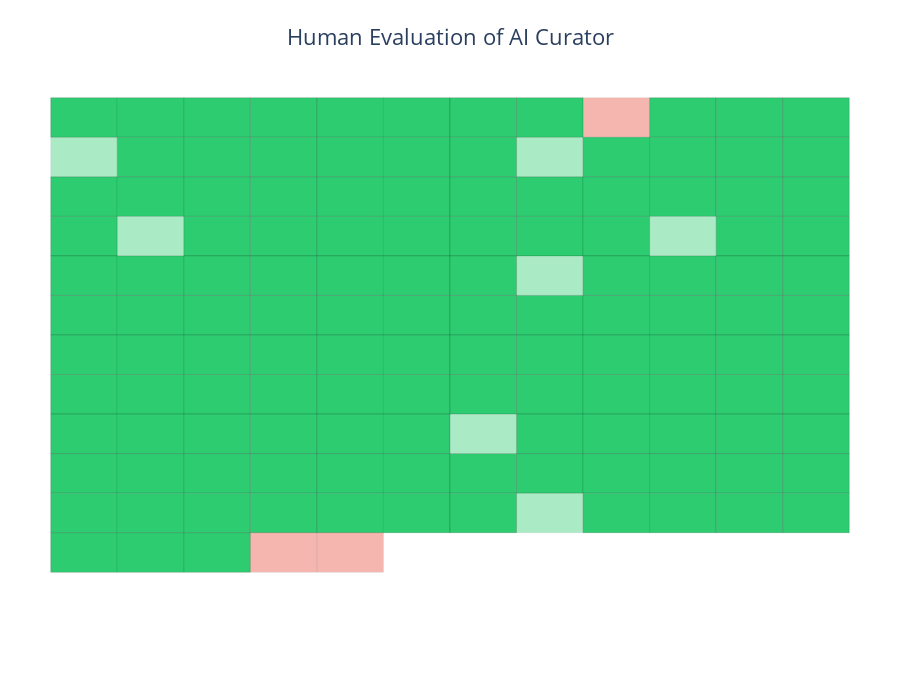

Notebook code cell kept with this figure:
### Code cell
import pandas as pd
import numpy as np
import plotly.graph_objects as go

# --- Data Preparation ---
df['interaction_type'] = df['interaction_type'].str.upper()
df['Inhibiting/Activating?'] = df['Inhibiting/Activating?'].str.upper()
df['Agreement'] = df['interaction_type'] == df['Inhibiting/Activating?']

# Color and opacity mappings
df['color'] = df['Is the interaction valid?'].map({'Yes': '#2ECC71', 'No': '#E74C3C'})
df['opacity'] = df['Agreement'].map({True: 1.0, False: 0.4})

# Grid layout (auto-scaling)
n = len(df)
cols = int(np.ceil(np.sqrt(n)))
rows = int(np.ceil(n / cols))
df['x'] = np.tile(np.arange(cols), rows)[:n]
df['y'] = np.repeat(np.arange(rows), cols)[:n]

# --- Plot Setup ---
fig = go.Figure()

# Squares (tiles)
for _, row in df.iterrows():
    fig.add_shape(
        type='rect',
        x0=row['x'], x1=row['x'] + 1,
        y0=row['y'], y1=row['y'] + 1,
        line=dict(width=0.5, color='rgba(0,0,0,0.3)'),
        fillcolor=row['color'],
        opacity=row['opacity'],
        layer='below'
    )

# Hover points (for tooltips)
fig.add_trace(go.Scatter(
    x=df['x'] + 0.5,
    y=df['y'] + 0.5,
    mode='markers',
    marker=dict(size=0.1, opacity=0),
    hoverinfo='text',
    hovertext=[
        f"<b>PMID:</b> {pmid}<br>"
        f"<b>Drug:</b> {drug}<br>"
        f"<b>Gene:</b> {gene}<br>"
        f"<b>Valid:</b> {valid}<br>"
        f"<b>Agreement:</b> {'Yes' if agree else 'No'}<br>"
        f"<b>Source:</b> {src}"
        for pmid, drug, gene, valid, agree, src in zip(
            df['pmid'],
            df['drug_name'],
            df['gene_name'],
            df['Is the interaction valid?'],
            df['Agreement'],
            df['Did answer come from abstract or full text?']
        )
    ]
))

# --- Layout ---
fig.update_layout(
    title=dict(
        text="Human Evaluation of AI Curator",
        x=0.5, xanchor='center', font=dict(size=22)
    ),
    xaxis=dict(visible=False),
    yaxis=dict(visible=False, autorange='reversed'),
    plot_bgcolor='white',
    width=900,
    height=700,
    margin=dict(l=40, r=40, t=90, b=120),
    showlegend=False,
)

# --- Add legend BELOW chart ---
legend_items = [
    ("#2ECC71", 1.0, "Valid & Agree"),
    ("#2ECC71", 0.4, "Valid but Disagree"),
    ("#E74C3C", 1.0, "Invalid & Agree"),
    ("#E74C3C", 0.4, "Invalid & Disagree")
]

# Legend positioned in figure coordinates below the mosaic
legend_y = -0.15
for i, (color, opacity, label) in enumerate(legend_items):
    x_offset = (i - 1.5) * 1.8  # spread out evenly
    fig.add_shape(
        type="rect",
        xref="paper", yref="paper",
        x0=0.5 + x_offset - 0.05, x1=0.5 + x_offset + 0.05,
        y0=legend_y, y1=legend_y + 0.05,
        fillcolor=color, opacity=opacity,
        line=dict(width=1, color='black')
    )
    fig.add_annotation(
        xref="paper", yref="paper",
        x=0.5 + x_offset + 0.08, y=legend_y + 0.025,
        text=label,
        showarrow=False,
        xanchor='left',
        yanchor='middle',
        font=dict(size=12)
    )

fig.show()
# --- SAVE STATIC IMAGE ---
fig.write_image("ai_curation_mosaic.png", scale=4, width=1800, height=1400)

### Figure 1 — Plotly figure (JSON) as saved in the notebook; plotly's stock layout.template omitted (floating-point values rounded to 4 significant figures; data arrays with more than 128 entries replaced by an {"elided": "..."} marker saying what was removed)
{"data": [{"hoverinfo": "text", "hovertext": {"elided": "137 str values"}, "marker": {"opacity": 0, "size": 0.1}, "mode": "markers", "type": "scatter", "x": {"elided": "137 float values"}, "y": {"elided": "137 float values"}}], "layout": {"annotations": [{"font": {"size": 12}, "showarrow": false, "text": "Valid & Agree", "x": -2.12, "xanchor": "left", "xref": "paper", "y": -0.125, "yanchor": "middle", "yref": "paper"}, {"font": {"size": 12}, "showarrow": false, "text": "Valid but Disagree", "x": -0.32, "xanchor": "left", "xref": "paper", "y": -0.125, "yanchor": "middle", "yref": "paper"}, {"font": {"size": 12}, "showarrow": false, "text": "Invalid & Agree", "x": 1.48, "xanchor": "left", "xref": "paper", "y": -0.125, "yanchor": "middle", "yref": "paper"}, {"font": {"size": 12}, "showarrow": false, "text": "Invalid & Disagree", "x": 3.28, "xanchor": "left", "xref": "paper", "y": -0.125, "yanchor": "middle", "yref": "paper"}], "height": 700, "margin": {"b": 120, "l": 40, "r": 40, "t": 90}, "plot_bgcolor": "white", "shapes": [{"fillcolor": "#2ECC71", "layer": "below", "line": {"color": "rgba(0,0,0,0.3)", "width": 0.5}, "opacity": 1, "type": "rect", "x0": 0, "x1": 1, "y0": 0, "y1": 1}, {"fillcolor": "#2ECC71", "layer": "below", "line": {"color": "rgba(0,0,0,0.3)", "width": 0.5}, "opacity": 1, "type": "rect", "x0": 1, "x1": 2, "y0": 0, "y1": 1}, {"fillcolor": "#2ECC71", "layer": "below", "line": {"color": "rgba(0,0,0,0.3)", "width": 0.5}, "opacity": 1, "type": "rect", "x0": 2, "x1": 3, "y0": 0, "y1": 1}, {"fillcolor": "#2ECC71", "layer": "below", "line": {"color": "rgba(0,0,0,0.3)", "width": 0.5}, "opacity": 1, "type": "rect", "x0": 3, "x1": 4, "y0": 0, "y1": 1}, {"fillcolor": "#2ECC71", "layer": "below", "line": {"color": "rgba(0,0,0,0.3)", "width": 0.5}, "opacity": 1, "type": "rect", "x0": 4, "x1": 5, "y0": 0, "y1": 1}, {"fillcolor": "#2ECC71", "layer": "below", "line": {"color": "rgba(0,0,0,0.3)", "width": 0.5}, "opacity": 1, "type": "rect", "x0": 5, "x1": 6, "y0": 0, "y1": 1}, {"fillcolor": "#2ECC71", "layer": "below", "line": {"color": "rgba(0,0,0,0.3)", "width": 0.5}, "opacity": 1, "type": "rect", "x0": 6, "x1": 7, "y0": 0, "y1": 1}, {"fillcolor": "#2ECC71", "layer": "below", "line": {"color": "rgba(0,0,0,0.3)", "width": 0.5}, "opacity": 1, "type": "rect", "x0": 7, "x1": 8, "y0": 0, "y1": 1}, {"fillcolor": "#E74C3C", "layer": "below", "line": {"color": "rgba(0,0,0,0.3)", "width": 0.5}, "opacity": 0.4, "type": "rect", "x0": 8, "x1": 9, "y0": 0, "y1": 1}, {"fillcolor": "#2ECC71", "layer": "below", "line": {"color": "rgba(0,0,0,0.3)", "width": 0.5}, "opacity": 1, "type": "rect", "x0": 9, "x1": 10, "y0": 0, "y1": 1}, {"fillcolor": "#2ECC71", "layer": "below", "line": {"color": "rgba(0,0,0,0.3)", "width": 0.5}, "opacity": 1, "type": "rect", "x0": 10, "x1": 11, "y0": 0, "y1": 1}, {"fillcolor": "#2ECC71", "layer": "below", "line": {"color": "rgba(0,0,0,0.3)", "width": 0.5}, "opacity": 1, "type": "rect", "x0": 11, "x1": 12, "y0": 0, "y1": 1}, {"fillcolor": "#2ECC71", "layer": "below", "line": {"color": "rgba(0,0,0,0.3)", "width": 0.5}, "opacity": 0.4, "type": "rect", "x0": 0, "x1": 1, "y0": 1, "y1": 2}, {"fillcolor": "#2ECC71", "layer": "below", "line": {"color": "rgba(0,0,0,0.3)", "width": 0.5}, "opacity": 1, "type": "rect", "x0": 1, "x1": 2, "y0": 1, "y1": 2}, {"fillcolor": "#2ECC71", "layer": "below", "line": {"color": "rgba(0,0,0,0.3)", "width": 0.5}, "opacity": 1, "type": "rect", "x0": 2, "x1": 3, "y0": 1, "y1": 2}, {"fillcolor": "#2ECC71", "layer": "below", "line": {"color": "rgba(0,0,0,0.3)", "width": 0.5}, "opacity": 1, "type": "rect", "x0": 3, "x1": 4, "y0": 1, "y1": 2}, {"fillcolor": "#2ECC71", "layer": "below", "line": {"color": "rgba(0,0,0,0.3)", "width": 0.5}, "opacity": 1, "type": "rect", "x0": 4, "x1": 5, "y0": 1, "y1": 2}, {"fillcolor": "#2ECC71", "layer": "below", "line": {"color": "rgba(0,0,0,0.3)", "width": 0.5}, "opacity": 1, "type": "rect", "x0": 5, "x1": 6, "y0": 1, "y1": 2}, {"fillcolor": "#2ECC71", "layer": "below", "line": {"color": "rgba(0,0,0,0.3)", "width": 0.5}, "opacity": 1, "type": "rect", "x0": 6, "x1": 7, "y0": 1, "y1": 2}, {"fillcolor": "#2ECC71", "layer": "below", "line": {"color": "rgba(0,0,0,0.3)", "width": 0.5}, "opacity": 0.4, "type": "rect", "x0": 7, "x1": 8, "y0": 1, "y1": 2}, {"fillcolor": "#2ECC71", "layer": "below", "line": {"color": "rgba(0,0,0,0.3)", "width": 0.5}, "opacity": 1, "type": "rect", "x0": 8, "x1": 9, "y0": 1, "y1": 2}, {"fillcolor": "#2ECC71", "layer": "below", "line": {"color": "rgba(0,0,0,0.3)", "width": 0.5}, "opacity": 1, "type": "rect", "x0": 9, "x1": 10, "y0": 1, "y1": 2}, {"fillcolor": "#2ECC71", "layer": "below", "line": {"color": "rgba(0,0,0,0.3)", "width": 0.5}, "opacity": 1, "type": "rect", "x0": 10, "x1": 11, "y0": 1, "y1": 2}, {"fillcolor": "#2ECC71", "layer": "below", "line": {"color": "rgba(0,0,0,0.3)", "width": 0.5}, "opacity": 1, "type": "rect", "x0": 11, "x1": 12, "y0": 1, "y1": 2}, {"fillcolor": "#2ECC71", "layer": "below", "line": {"color": "rgba(0,0,0,0.3)", "width": 0.5}, "opacity": 1, "type": "rect", "x0": 0, "x1": 1, "y0": 2, "y1": 3}, {"fillcolor": "#2ECC71", "layer": "below", "line": {"color": "rgba(0,0,0,0.3)", "width": 0.5}, "opacity": 1, "type": "rect", "x0": 1, "x1": 2, "y0": 2, "y1": 3}, {"fillcolor": "#2ECC71", "layer": "below", "line": {"color": "rgba(0,0,0,0.3)", "width": 0.5}, "opacity": 1, "type": "rect", "x0": 2, "x1": 3, "y0": 2, "y1": 3}, {"fillcolor": "#2ECC71", "layer": "below", "line": {"color": "rgba(0,0,0,0.3)", "width": 0.5}, "opacity": 1, "type": "rect", "x0": 3, "x1": 4, "y0": 2, "y1": 3}, {"fillcolor": "#2ECC71", "layer": "below", "line": {"color": "rgba(0,0,0,0.3)", "width": 0.5}, "opacity": 1, "type": "rect", "x0": 4, "x1": 5, "y0": 2, "y1": 3}, {"fillcolor": "#2ECC71", "layer": "below", "line": {"color": "rgba(0,0,0,0.3)", "width": 0.5}, "opacity": 1, "type": "rect", "x0": 5, "x1": 6, "y0": 2, "y1": 3}, {"fillcolor": "#2ECC71", "layer": "below", "line": {"color": "rgba(0,0,0,0.3)", "width": 0.5}, "opacity": 1, "type": "rect", "x0": 6, "x1": 7, "y0": 2, "y1": 3}, {"fillcolor": "#2ECC71", "layer": "below", "line": {"color": "rgba(0,0,0,0.3)", "width": 0.5}, "opacity": 1, "type": "rect", "x0": 7, "x1": 8, "y0": 2, "y1": 3}, {"fillcolor": "#2ECC71", "layer": "below", "line": {"color": "rgba(0,0,0,0.3)", "width": 0.5}, "opacity": 1, "type": "rect", "x0": 8, "x1": 9, "y0": 2, "y1": 3}, {"fillcolor": "#2ECC71", "layer": "below", "line": {"color": "rgba(0,0,0,0.3)", "width": 0.5}, "opacity": 1, "type": "rect", "x0": 9, "x1": 10, "y0": 2, "y1": 3}, {"fillcolor": "#2ECC71", "layer": "below", "line": {"color": "rgba(0,0,0,0.3)", "width": 0.5}, "opacity": 1, "type": "rect", "x0": 10, "x1": 11, "y0": 2, "y1": 3}, {"fillcolor": "#2ECC71", "layer": "below", "line": {"color": "rgba(0,0,0,0.3)", "width": 0.5}, "opacity": 1, "type": "rect", "x0": 11, "x1": 12, "y0": 2, "y1": 3}, {"fillcolor": "#2ECC71", "layer": "below", "line": {"color": "rgba(0,0,0,0.3)", "width": 0.5}, "opacity": 1, "type": "rect", "x0": 0, "x1": 1, "y0": 3, "y1": 4}, {"fillcolor": "#2ECC71", "layer": "below", "line": {"color": "rgba(0,0,0,0.3)", "width": 0.5}, "opacity": 0.4, "type": "rect", "x0": 1, "x1": 2, "y0": 3, "y1": 4}, {"fillcolor": "#2ECC71", "layer": "below", "line": {"color": "rgba(0,0,0,0.3)", "width": 0.5}, "opacity": 1, "type": "rect", "x0": 2, "x1": 3, "y0": 3, "y1": 4}, {"fillcolor": "#2ECC71", "layer": "below", "line": {"color": "rgba(0,0,0,0.3)", "width": 0.5}, "opacity": 1, "type": "rect", "x0": 3, "x1": 4, "y0": 3, "y1": 4}, {"fillcolor": "#2ECC71", "layer": "below", "line": {"color": "rgba(0,0,0,0.3)", "width": 0.5}, "opacity": 1, "type": "rect", "x0": 4, "x1": 5, "y0": 3, "y1": 4}, {"fillcolor": "#2ECC71", "layer": "below", "line": {"color": "rgba(0,0,0,0.3)", "width": 0.5}, "opacity": 1, "type": "rect", "x0": 5, "x1": 6, "y0": 3, "y1": 4}, {"fillcolor": "#2ECC71", "layer": "below", "line": {"color": "rgba(0,0,0,0.3)", "width": 0.5}, "opacity": 1, "type": "rect", "x0": 6, "x1": 7, "y0": 3, "y1": 4}, {"fillcolor": "#2ECC71", "layer": "below", "line": {"color": "rgba(0,0,0,0.3)", "width": 0.5}, "opacity": 1, "type": "rect", "x0": 7, "x1": 8, "y0": 3, "y1": 4}, {"fillcolor": "#2ECC71", "layer": "below", "line": {"color": "rgba(0,0,0,0.3)", "width": 0.5}, "opacity": 1, "type": "rect", "x0": 8, "x1": 9, "y0": 3, "y1": 4}, {"fillcolor": "#2ECC71", "layer": "below", "line": {"color": "rgba(0,0,0,0.3)", "width": 0.5}, "opacity": 0.4, "type": "rect", "x0": 9, "x1": 10, "y0": 3, "y1": 4}, {"fillcolor": "#2ECC71", "layer": "below", "line": {"color": "rgba(0,0,0,0.3)", "width": 0.5}, "opacity": 1, "type": "rect", "x0": 10, "x1": 11, "y0": 3, "y1": 4}, {"fillcolor": "#2ECC71", "layer": "below", "line": {"color": "rgba(0,0,0,0.3)", "width": 0.5}, "opacity": 1, "type": "rect", "x0": 11, "x1": 12, "y0": 3, "y1": 4}, {"fillcolor": "#2ECC71", "layer": "below", "line": {"color": "rgba(0,0,0,0.3)", "width": 0.5}, "opacity": 1, "type": "rect", "x0": 0, "x1": 1, "y0": 4, "y1": 5}, {"fillcolor": "#2ECC71", "layer": "below", "line": {"color": "rgba(0,0,0,0.3)", "width": 0.5}, "opacity": 1, "type": "rect", "x0": 1, "x1": 2, "y0": 4, "y1": 5}, {"fillcolor": "#2ECC71", "layer": "below", "line": {"color": "rgba(0,0,0,0.3)", "width": 0.5}, "opacity": 1, "type": "rect", "x0": 2, "x1": 3, "y0": 4, "y1": 5}, {"fillcolor": "#2ECC71", "layer": "below", "line": {"color": "rgba(0,0,0,0.3)", "width": 0.5}, "opacity": 1, "type": "rect", "x0": 3, "x1": 4, "y0": 4, "y1": 5}, {"fillcolor": "#2ECC71", "layer": "below", "line": {"color": "rgba(0,0,0,0.3)", "width": 0.5}, "opacity": 1, "type": "rect", "x0": 4, "x1": 5, "y0": 4, "y1": 5}, {"fillcolor": "#2ECC71", "layer": "below", "line": {"color": "rgba(0,0,0,0.3)", "width": 0.5}, "opacity": 1, "type": "rect", "x0": 5, "x1": 6, "y0": 4, "y1": 5}, {"fillcolor": "#2ECC71", "layer": "below", "line": {"color": "rgba(0,0,0,0.3)", "width": 0.5}, "opacity": 1, "type": "rect", "x0": 6, "x1": 7, "y0": 4, "y1": 5}, {"fillcolor": "#2ECC71", "layer": "below", "line": {"color": "rgba(0,0,0,0.3)", "width": 0.5}, "opacity": 0.4, "type": "rect", "x0": 7, "x1": 8, "y0": 4, "y1": 5}, {"fillcolor": "#2ECC71", "layer": "below", "line": {"color": "rgba(0,0,0,0.3)", "width": 0.5}, "opacity": 1, "type": "rect", "x0": 8, "x1": 9, "y0": 4, "y1": 5}, {"fillcolor": "#2ECC71", "layer": "below", "line": {"color": "rgba(0,0,0,0.3)", "width": 0.5}, "opacity": 1, "type": "rect", "x0": 9, "x1": 10, "y0": 4, "y1": 5}, {"fillcolor": "#2ECC71", "layer": "below", "line": {"color": "rgba(0,0,0,0.3)", "width": 0.5}, "opacity": 1, "type": "rect", "x0": 10, "x1": 11, "y0": 4, "y1": 5}, {"fillcolor": "#2ECC71", "layer": "below", "line": {"color": "rgba(0,0,0,0.3)", "width": 0.5}, "opacity": 1, "type": "rect", "x0": 11, "x1": 12, "y0": 4, "y1": 5}, {"fillcolor": "#2ECC71", "layer": "below", "line": {"color": "rgba(0,0,0,0.3)", "width": 0.5}, "opacity": 1, "type": "rect", "x0": 0, "x1": 1, "y0": 5, "y1": 6}, {"fillcolor": "#2ECC71", "layer": "below", "line": {"color": "rgba(0,0,0,0.3)", "width": 0.5}, "opacity": 1, "type": "rect", "x0": 1, "x1": 2, "y0": 5, "y1": 6}, {"fillcolor": "#2ECC71", "layer": "below", "line": {"color": "rgba(0,0,0,0.3)", "width": 0.5}, "opacity": 1, "type": "rect", "x0": 2, "x1": 3, "y0": 5, "y1": 6}, {"fillcolor": "#2ECC71", "layer": "below", "line": {"color": "rgba(0,0,0,0.3)", "width": 0.5}, "opacity": 1, "type": "rect", "x0": 3, "x1": 4, "y0": 5, "y1": 6}, {"fillcolor": "#2ECC71", "layer": "below", "line": {"color": "rgba(0,0,0,0.3)", "width": 0.5}, "opacity": 1, "type": "rect", "x0": 4, "x1": 5, "y0": 5, "y1": 6}, {"fillcolor": "#2ECC71", "layer": "below", "line": {"color": "rgba(0,0,0,0.3)", "width": 0.5}, "opacity": 1, "type": "rect", "x0": 5, "x1": 6, "y0": 5, "y1": 6}, {"fillcolor": "#2ECC71", "layer": "below", "line": {"color": "rgba(0,0,0,0.3)", "width": 0.5}, "opacity": 1, "type": "rect", "x0": 6, "x1": 7, "y0": 5, "y1": 6}, {"fillcolor": "#2ECC71", "layer": "below", "line": {"color": "rgba(0,0,0,0.3)", "width": 0.5}, "opacity": 1, "type": "rect", "x0": 7, "x1": 8, "y0": 5, "y1": 6}, {"fillcolor": "#2ECC71", "layer": "below", "line": {"color": "rgba(0,0,0,0.3)", "width": 0.5}, "opacity": 1, "type": "rect", "x0": 8, "x1": 9, "y0": 5, "y1": 6}, {"fillcolor": "#2ECC71", "layer": "below", "line": {"color": "rgba(0,0,0,0.3)", "width": 0.5}, "opacity": 1, "type": "rect", "x0": 9, "x1": 10, "y0": 5, "y1": 6}, {"fillcolor": "#2ECC71", "layer": "below", "line": {"color": "rgba(0,0,0,0.3)", "width": 0.5}, "opacity": 1, "type": "rect", "x0": 10, "x1": 11, "y0": 5, "y1": 6}, {"fillcolor": "#2ECC71", "layer": "below", "line": {"color": "rgba(0,0,0,0.3)", "width": 0.5}, "opacity": 1, "type": "rect", "x0": 11, "x1": 12, "y0": 5, "y1": 6}, {"fillcolor": "#2ECC71", "layer": "below", "line": {"color": "rgba(0,0,0,0.3)", "width": 0.5}, "opacity": 1, "type": "rect", "x0": 0, "x1": 1, "y0": 6, "y1": 7}, {"fillcolor": "#2ECC71", "layer": "below", "line": {"color": "rgba(0,0,0,0.3)", "width": 0.5}, "opacity": 1, "type": "rect", "x0": 1, "x1": 2, "y0": 6, "y1": 7}, {"fillcolor": "#2ECC71", "layer": "below", "line": {"color": "rgba(0,0,0,0.3)", "width": 0.5}, "opacity": 1, "type": "rect", "x0": 2, "x1": 3, "y0": 6, "y1": 7}, {"fillcolor": "#2ECC71", "layer": "below", "line": {"color": "rgba(0,0,0,0.3)", "width": 0.5}, "opacity": 1, "type": "rect", "x0": 3, "x1": 4, "y0": 6, "y1": 7}, {"fillcolor": "#2ECC71", "layer": "below", "line": {"color": "rgba(0,0,0,0.3)", "width": 0.5}, "opacity": 1, "type": "rect", "x0": 4, "x1": 5, "y0": 6, "y1": 7}, {"fillcolor": "#2ECC71", "layer": "below", "line": {"color": "rgba(0,0,0,0.3)", "width": 0.5}, "opacity": 1, "type": "rect", "x0": 5, "x1": 6, "y0": 6, "y1": 7}, {"fillcolor": "#2ECC71", "layer": "below", "line": {"color": "rgba(0,0,0,0.3)", "width": 0.5}, "opacity": 1, "type": "rect", "x0": 6, "x1": 7, "y0": 6, "y1": 7}, {"fillcolor": "#2ECC71", "layer": "below", "line": {"color": "rgba(0,0,0,0.3)", "width": 0.5}, "opacity": 1, "type": "rect", "x0": 7, "x1": 8, "y0": 6, "y1": 7}, {"fillcolor": "#2ECC71", "layer": "below", "line": {"color": "rgba(0,0,0,0.3)", "width": 0.5}, "opacity": 1, "type": "rect", "x0": 8, "x1": 9, "y0": 6, "y1": 7}, {"fillcolor": "#2ECC71", "layer": "below", "line": {"color": "rgba(0,0,0,0.3)", "width": 0.5}, "opacity": 1, "type": "rect", "x0": 9, "x1": 10, "y0": 6, "y1": 7}, {"fillcolor": "#2ECC71", "layer": "below", "line": {"color": "rgba(0,0,0,0.3)", "width": 0.5}, "opacity": 1, "type": "rect", "x0": 10, "x1": 11, "y0": 6, "y1": 7}, {"fillcolor": "#2ECC71", "layer": "below", "line": {"color": "rgba(0,0,0,0.3)", "width": 0.5}, "opacity": 1, "type": "rect", "x0": 11, "x1": 12, "y0": 6, "y1": 7}, {"fillcolor": "#2ECC71", "layer": "below", "line": {"color": "rgba(0,0,0,0.3)", "width": 0.5}, "opacity": 1, "type": "rect", "x0": 0, "x1": 1, "y0": 7, "y1": 8}, {"fillcolor": "#2ECC71", "layer": "below", "line": {"color": "rgba(0,0,0,0.3)", "width": 0.5}, "opacity": 1, "type": "rect", "x0": 1, "x1": 2, "y0": 7, "y1": 8}, {"fillcolor": "#2ECC71", "layer": "below", "line": {"color": "rgba(0,0,0,0.3)", "width": 0.5}, "opacity": 1, "type": "rect", "x0": 2, "x1": 3, "y0": 7, "y1": 8}, {"fillcolor": "#2ECC71", "layer": "below", "line": {"color": "rgba(0,0,0,0.3)", "width": 0.5}, "opacity": 1, "type": "rect", "x0": 3, "x1": 4, "y0": 7, "y1": 8}, {"fillcolor": "#2ECC71", "layer": "below", "line": {"color": "rgba(0,0,0,0.3)", "width": 0.5}, "opacity": 1, "type": "rect", "x0": 4, "x1": 5, "y0": 7, "y1": 8}, {"fillcolor": "#2ECC71", "layer": "below", "line": {"color": "rgba(0,0,0,0.3)", "width": 0.5}, "opacity": 1, "type": "rect", "x0": 5, "x1": 6, "y0": 7, "y1": 8}, {"fillcolor": "#2ECC71", "layer": "below", "line": {"color": "rgba(0,0,0,0.3)", "width": 0.5}, "opacity": 1, "type": "rect", "x0": 6, "x1": 7, "y0": 7, "y1": 8}, {"fillcolor": "#2ECC71", "layer": "below", "line": {"color": "rgba(0,0,0,0.3)", "width": 0.5}, "opacity": 1, "type": "rect", "x0": 7, "x1": 8, "y0": 7, "y1": 8}, {"fillcolor": "#2ECC71", "layer": "below", "line": {"color": "rgba(0,0,0,0.3)", "width": 0.5}, "opacity": 1, "type": "rect", "x0": 8, "x1": 9, "y0": 7, "y1": 8}, {"fillcolor": "#2ECC71", "layer": "below", "line": {"color": "rgba(0,0,0,0.3)", "width": 0.5}, "opacity": 1, "type": "rect", "x0": 9, "x1": 10, "y0": 7, "y1": 8}, {"fillcolor": "#2ECC71", "layer": "below", "line": {"color": "rgba(0,0,0,0.3)", "width": 0.5}, "opacity": 1, "type": "rect", "x0": 10, "x1": 11, "y0": 7, "y1": 8}, {"fillcolor": "#2ECC71", "layer": "below", "line": {"color": "rgba(0,0,0,0.3)", "width": 0.5}, "opacity": 1, "type": "rect", "x0": 11, "x1": 12, "y0": 7, "y1": 8}, {"fillcolor": "#2ECC71", "layer": "below", "line": {"color": "rgba(0,0,0,0.3)", "width": 0.5}, "opacity": 1, "type": "rect", "x0": 0, "x1": 1, "y0": 8, "y1": 9}, {"fillcolor": "#2ECC71", "layer": "below", "line": {"color": "rgba(0,0,0,0.3)", "width": 0.5}, "opacity": 1, "type": "rect", "x0": 1, "x1": 2, "y0": 8, "y1": 9}, {"fillcolor": "#2ECC71", "layer": "below", "line": {"color": "rgba(0,0,0,0.3)", "width": 0.5}, "opacity": 1, "type": "rect", "x0": 2, "x1": 3, "y0": 8, "y1": 9}, {"fillcolor": "#2ECC71", "layer": "below", "line": {"color": "rgba(0,0,0,0.3)", "width": 0.5}, "opacity": 1, "type": "rect", "x0": 3, "x1": 4, "y0": 8, "y1": 9}, {"fillcolor": "#2ECC71", "layer": "below", "line": {"color": "rgba(0,0,0,0.3)", "width": 0.5}, "opacity": 1, "type": "rect", "x0": 4, "x1": 5, "y0": 8, "y1": 9}, {"fillcolor": "#2ECC71", "layer": "below", "line": {"color": "rgba(0,0,0,0.3)", "width": 0.5}, "opacity": 1, "type": "rect", "x0": 5, "x1": 6, "y0": 8, "y1": 9}, {"fillcolor": "#2ECC71", "layer": "below", "line": {"color": "rgba(0,0,0,0.3)", "width": 0.5}, "opacity": 0.4, "type": "rect", "x0": 6, "x1": 7, "y0": 8, "y1": 9}, {"fillcolor": "#2ECC71", "layer": "below", "line": {"color": "rgba(0,0,0,0.3)", "width": 0.5}, "opacity": 1, "type": "rect", "x0": 7, "x1": 8, "y0": 8, "y1": 9}, {"fillcolor": "#2ECC71", "layer": "below", "line": {"color": "rgba(0,0,0,0.3)", "width": 0.5}, "opacity": 1, "type": "rect", "x0": 8, "x1": 9, "y0": 8, "y1": 9}, {"fillcolor": "#2ECC71", "layer": "below", "line": {"color": "rgba(0,0,0,0.3)", "width": 0.5}, "opacity": 1, "type": "rect", "x0": 9, "x1": 10, "y0": 8, "y1": 9}, {"fillcolor": "#2ECC71", "layer": "below", "line": {"color": "rgba(0,0,0,0.3)", "width": 0.5}, "opacity": 1, "type": "rect", "x0": 10, "x1": 11, "y0": 8, "y1": 9}, {"fillcolor": "#2ECC71", "layer": "below", "line": {"color": "rgba(0,0,0,0.3)", "width": 0.5}, "opacity": 1, "type": "rect", "x0": 11, "x1": 12, "y0": 8, "y1": 9}, {"fillcolor": "#2ECC71", "layer": "below", "line": {"color": "rgba(0,0,0,0.3)", "width": 0.5}, "opacity": 1, "type": "rect", "x0": 0, "x1": 1, "y0": 9, "y1": 10}, {"fillcolor": "#2ECC71", "layer": "below", "line": {"color": "rgba(0,0,0,0.3)", "width": 0.5}, "opacity": 1, "type": "rect", "x0": 1, "x1": 2, "y0": 9, "y1": 10}, {"fillcolor": "#2ECC71", "layer": "below", "line": {"color": "rgba(0,0,0,0.3)", "width": 0.5}, "opacity": 1, "type": "rect", "x0": 2, "x1": 3, "y0": 9, "y1": 10}, {"fillcolor": "#2ECC71", "layer": "below", "line": {"color": "rgba(0,0,0,0.3)", "width": 0.5}, "opacity": 1, "type": "rect", "x0": 3, "x1": 4, "y0": 9, "y1": 10}, {"fillcolor": "#2ECC71", "layer": "below", "line": {"color": "rgba(0,0,0,0.3)", "width": 0.5}, "opacity": 1, "type": "rect", "x0": 4, "x1": 5, "y0": 9, "y1": 10}, {"fillcolor": "#2ECC71", "layer": "below", "line": {"color": "rgba(0,0,0,0.3)", "width": 0.5}, "opacity": 1, "type": "rect", "x0": 5, "x1": 6, "y0": 9, "y1": 10}, {"fillcolor": "#2ECC71", "layer": "below", "line": {"color": "rgba(0,0,0,0.3)", "width": 0.5}, "opacity": 1, "type": "rect", "x0": 6, "x1": 7, "y0": 9, "y1": 10}, {"fillcolor": "#2ECC71", "layer": "below", "line": {"color": "rgba(0,0,0,0.3)", "width": 0.5}, "opacity": 1, "type": "rect", "x0": 7, "x1": 8, "y0": 9, "y1": 10}, {"fillcolor": "#2ECC71", "layer": "below", "line": {"color": "rgba(0,0,0,0.3)", "width": 0.5}, "opacity": 1, "type": "rect", "x0": 8, "x1": 9, "y0": 9, "y1": 10}, {"fillcolor": "#2ECC71", "layer": "below", "line": {"color": "rgba(0,0,0,0.3)", "width": 0.5}, "opacity": 1, "type": "rect", "x0": 9, "x1": 10, "y0": 9, "y1": 10}, {"fillcolor": "#2ECC71", "layer": "below", "line": {"color": "rgba(0,0,0,0.3)", "width": 0.5}, "opacity": 1, "type": "rect", "x0": 10, "x1": 11, "y0": 9, "y1": 10}, {"fillcolor": "#2ECC71", "layer": "below", "line": {"color": "rgba(0,0,0,0.3)", "width": 0.5}, "opacity": 1, "type": "rect", "x0": 11, "x1": 12, "y0": 9, "y1": 10}, {"fillcolor": "#2ECC71", "layer": "below", "line": {"color": "rgba(0,0,0,0.3)", "width": 0.5}, "opacity": 1, "type": "rect", "x0": 0, "x1": 1, "y0": 10, "y1": 11}, {"fillcolor": "#2ECC71", "layer": "below", "line": {"color": "rgba(0,0,0,0.3)", "width": 0.5}, "opacity": 1, "type": "rect", "x0": 1, "x1": 2, "y0": 10, "y1": 11}, {"fillcolor": "#2ECC71", "layer": "below", "line": {"color": "rgba(0,0,0,0.3)", "width": 0.5}, "opacity": 1, "type": "rect", "x0": 2, "x1": 3, "y0": 10, "y1": 11}, {"fillcolor": "#2ECC71", "layer": "below", "line": {"color": "rgba(0,0,0,0.3)", "width": 0.5}, "opacity": 1, "type": "rect", "x0": 3, "x1": 4, "y0": 10, "y1": 11}, {"fillcolor": "#2ECC71", "layer": "below", "line": {"color": "rgba(0,0,0,0.3)", "width": 0.5}, "opacity": 1, "type": "rect", "x0": 4, "x1": 5, "y0": 10, "y1": 11}, {"fillcolor": "#2ECC71", "layer": "below", "line": {"color": "rgba(0,0,0,0.3)", "width": 0.5}, "opacity": 1, "type": "rect", "x0": 5, "x1": 6, "y0": 10, "y1": 11}, {"fillcolor": "#2ECC71", "layer": "below", "line": {"color": "rgba(0,0,0,0.3)", "width": 0.5}, "opacity": 1, "type": "rect", "x0": 6, "x1": 7, "y0": 10, "y1": 11}, {"fillcolor": "#2ECC71", "layer": "below", "line": {"color": "rgba(0,0,0,0.3)", "width": 0.5}, "opacity": 0.4, "type": "rect", "x0": 7, "x1": 8, "y0": 10, "y1": 11}, {"fillcolor": "#2ECC71", "layer": "below", "line": {"color": "rgba(0,0,0,0.3)", "width": 0.5}, "opacity": 1, "type": "rect", "x0": 8, "x1": 9, "y0": 10, "y1": 11}, {"fillcolor": "#2ECC71", "layer": "below", "line": {"color": "rgba(0,0,0,0.3)", "width": 0.5}, "opacity": 1, "type": "rect", "x0": 9, "x1": 10, "y0": 10, "y1": 11}, {"fillcolor": "#2ECC71", "layer": "below", "line": {"color": "rgba(0,0,0,0.3)", "width": 0.5}, "opacity": 1, "type": "rect", "x0": 10, "x1": 11, "y0": 10, "y1": 11}, {"fillcolor": "#2ECC71", "layer": "below", "line": {"color": "rgba(0,0,0,0.3)", "width": 0.5}, "opacity": 1, "type": "rect", "x0": 11, "x1": 12, "y0": 10, "y1": 11}, {"fillcolor": "#2ECC71", "layer": "below", "line": {"color": "rgba(0,0,0,0.3)", "width": 0.5}, "opacity": 1, "type": "rect", "x0": 0, "x1": 1, "y0": 11, "y1": 12}, {"fillcolor": "#2ECC71", "layer": "below", "line": {"color": "rgba(0,0,0,0.3)", "width": 0.5}, "opacity": 1, "type": "rect", "x0": 1, "x1": 2, "y0": 11, "y1": 12}, {"fillcolor": "#2ECC71", "layer": "below", "line": {"color": "rgba(0,0,0,0.3)", "width": 0.5}, "opacity": 1, "type": "rect", "x0": 2, "x1": 3, "y0": 11, "y1": 12}, {"fillcolor": "#E74C3C", "layer": "below", "line": {"color": "rgba(0,0,0,0.3)", "width": 0.5}, "opacity": 0.4, "type": "rect", "x0": 3, "x1": 4, "y0": 11, "y1": 12}, {"fillcolor": "#E74C3C", "layer": "below", "line": {"color": "rgba(0,0,0,0.3)", "width": 0.5}, "opacity": 0.4, "type": "rect", "x0": 4, "x1": 5, "y0": 11, "y1": 12}, {"fillcolor": "#2ECC71", "line": {"color": "black", "width": 1}, "opacity": 1, "type": "rect", "x0": -2.25, "x1": -2.15, "xref": "paper", "y0": -0.15, "y1": -0.1, "yref": "paper"}, {"fillcolor": "#2ECC71", "line": {"color": "black", "width": 1}, "opacity": 0.4, "type": "rect", "x0": -0.45, "x1": -0.35, "xref": "paper", "y0": -0.15, "y1": -0.1, "yref": "paper"}, {"fillcolor": "#E74C3C", "line": {"color": "black", "width": 1}, "opacity": 1, "type": "rect", "x0": 1.35, "x1": 1.45, "xref": "paper", "y0": -0.15, "y1": -0.1, "yref": "paper"}, {"fillcolor": "#E74C3C", "line": {"color": "black", "width": 1}, "opacity": 0.4, "type": "rect", "x0": 3.15, "x1": 3.25, "xref": "paper", "y0": -0.15, "y1": -0.1, "yref": "paper"}], "showlegend": false, "title": {"font": {"size": 22}, "text": "Human Evaluation of AI Curator", "x": 0.5, "xanchor": "center"}, "width": 900, "xaxis": {"visible": false}, "yaxis": {"autorange": "reversed", "visible": false}}}
